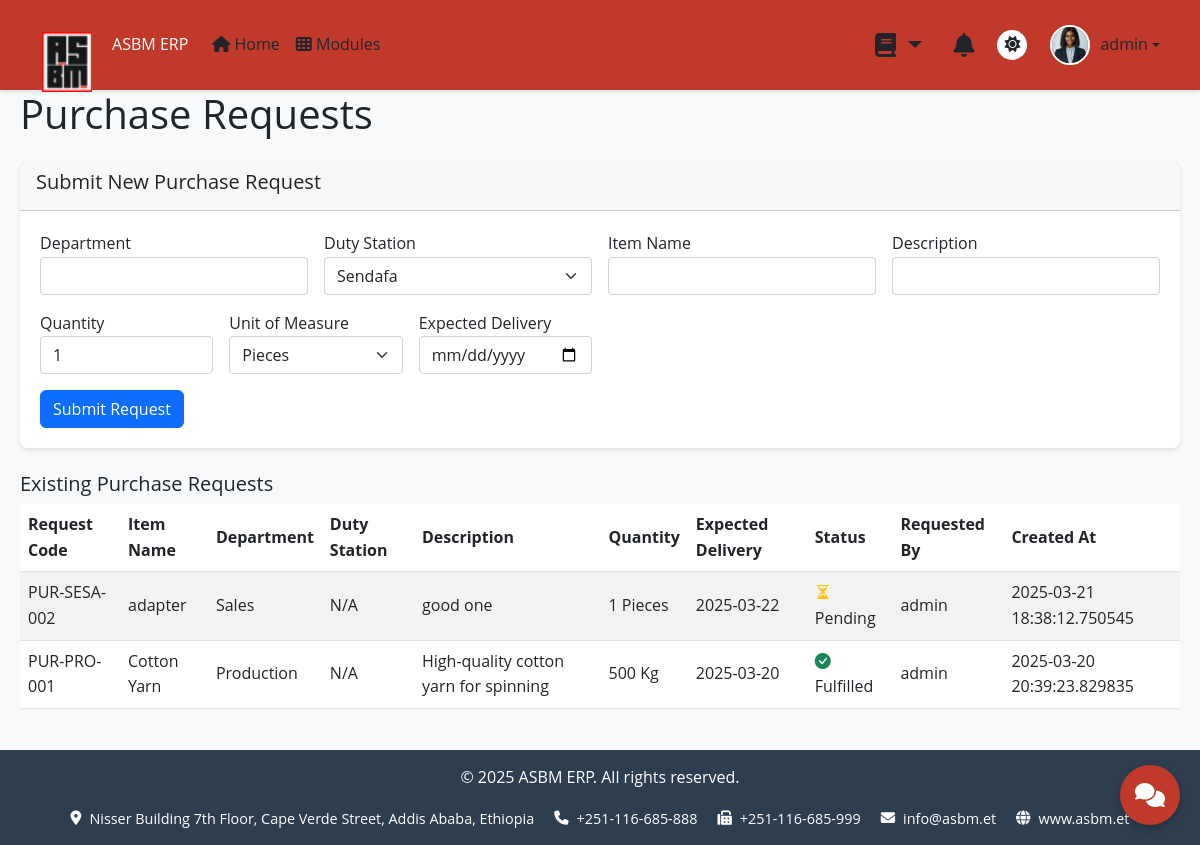
/purchasing/request (signed in), run on an earlier commit of the app's database.
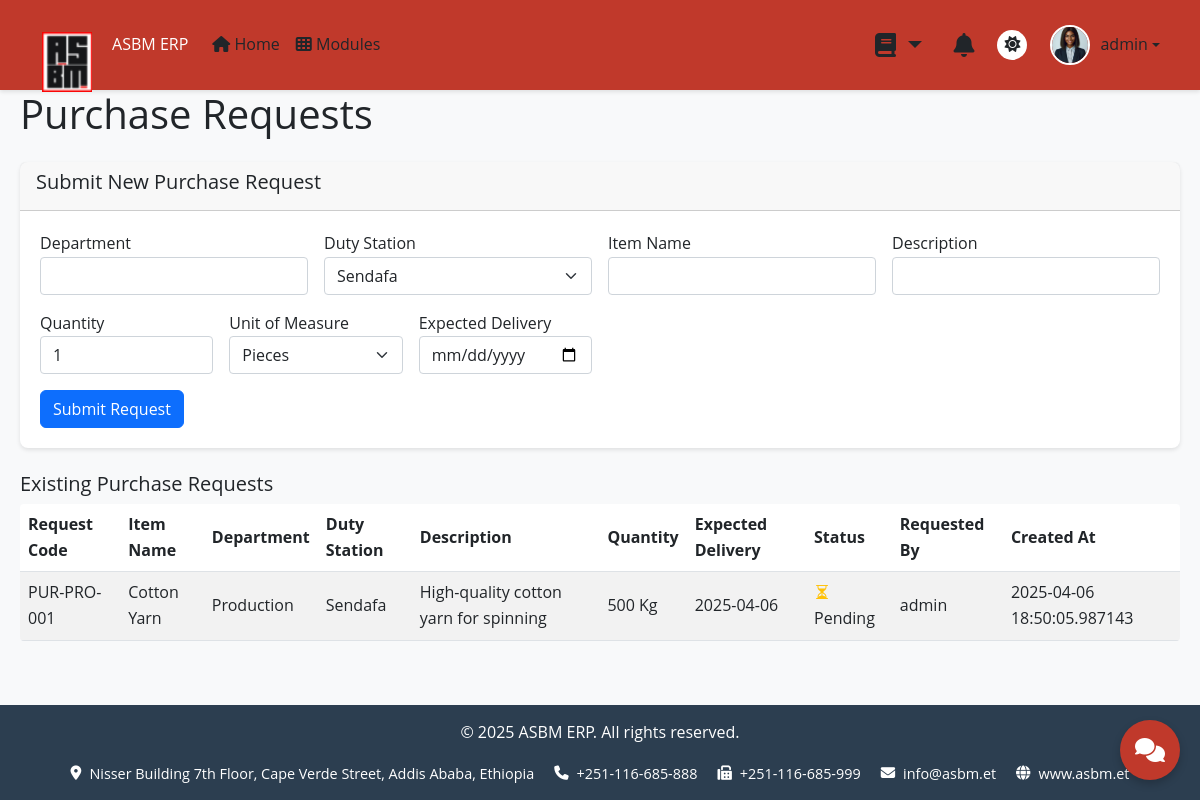
And on a later commit of the database.
### modules/purchasing_models.py (models this page shows)
class PurchaseRequest(db.Model):
    __tablename__ = 'purchase_requests'
    id = db.Column(db.Integer, primary_key=True)
    request_code = db.Column(db.String(20), unique=True, nullable=False)
    dept_name = db.Column(db.String(50), nullable=False)
    duty_station_id = db.Column(db.Integer, db.ForeignKey('duty_stations.id'), nullable=False)
    requested_by_id = db.Column(db.Integer, db.ForeignKey('users.id'), nullable=False)
    item_name = db.Column(db.String(100), nullable=False)
    description = db.Column(db.Text)
    unit_of_measure = db.Column(db.String(20), nullable=False)
    quantity = db.Column(db.Integer, nullable=False)
    expected_delivery_date = db.Column(db.Date, nullable=False)
    status = db.Column(db.String(20), default="Pending")
    created_at = db.Column(db.DateTime, default=datetime.utcnow)
    requested_by = db.relationship('User', backref='purchase_requests')
    duty_station = db.relationship('DutyStation', backref='purchase_requests')
    procurement_orders = db.relationship('ProcurementOrder', backref='request', lazy=True)

### modules/models.py (models this page shows, shortened)
class User(UserMixin, db.Model):
    __tablename__ = 'users'
    id = db.Column(db.Integer, primary_key=True)
    username = db.Column(db.String(50), unique=True, nullable=False)
    password_hash = db.Column(db.String(128), nullable=False)
    role = db.Column(db.String(50), nullable=False)
    permissions = db.Column(db.JSON, default=lambda: {'dashboard': {'view': True}})
    profile_picture = db.Column(db.String(100), default='placeholder_user.jpg')
    plan_changes = db.relationship('PlanChangeLog', back_populates='user', lazy=True)
    planning_tasks = db.relationship('Planning', back_populates='assigned_user', lazy=True)
    petty_cash_approvals = db.relationship('PettyCash', back_populates='approver', lazy=True)
    resources = db.relationship('Resource', back_populates='uploader', lazy=True)
    def has_permission(self, module, action='view'):
        return self.is_admin() or (self.permissions.get(module, {}).get(action, False))
    def is_admin(self):
        return self.role.lower() == 'admin'

class DutyStation(db.Model):
    __tablename__ = 'duty_stations'
    id = db.Column(db.Integer, primary_key=True)
    name = db.Column(db.String(100), nullable=False, unique=True)
    employees = db.relationship('Employee', back_populates='duty_station', lazy=True)
    positions = db.relationship('Position', back_populates='duty_station', lazy=True)
    food_fuel_records = db.relationship('FoodFuelRecord', back_populates='duty_station', lazy=True)
    security_incidents = db.relationship('SecurityIncident', back_populates='duty_station', lazy=True)
    petty_cash = db.relationship('PettyCash', back_populates='duty_station', lazy=True)
    project_funding = db.relationship('ProjectFunding', back_populates='duty_station', lazy=True)
    property_items = db.relationship('PropertyItem', back_populates='duty_station', lazy=True)
    admin_letters = db.relationship('AdminLetter', back_populates='duty_station', lazy=True)
    bills = db.relationship('Bill', back_populates='duty_station', lazy=True)

### modules/purchasing.py (the view, shortened to what this page needs)
@purchasing_bp.route('/request', methods=['GET', 'POST'])
@login_required
def purchase_request():
    purchase_requests = PurchaseRequest.query.order_by(PurchaseRequest.created_at.desc()).all()
    duty_stations = DutyStation.query.all()
    return render_template('purchase_request.html', purchase_requests=purchase_requests, duty_stations=duty_stations)

### main.py (called while the page is built)
@login_manager.user_loader
def load_user(user_id):
    return db.session.get(User, int(user_id))

@app.context_processor
def inject_csrf_token():
    return {'csrf_token': generate_csrf, 'now': lambda: datetime.now().timestamp()}

### templates/purchase_request.html (shortened to what the changed rows need)
{% extends 'base.html' %}
{% block content %}
    <h1 class="mb-4" style="color: var(--body-color);">Purchase Requests</h1>
    {% if purchase_requests %}
        <table class="table table-striped table-hover">
            <thead>
                <tr>
                    <th style="color: var(--body-color);">Request Code</th>
                    <th style="color: var(--body-color);">Item Name</th>
                    <th style="color: var(--body-color);">Department</th>
                    <th style="color: var(--body-color);">Duty Station</th>
                    <th style="color: var(--body-color);">Description</th>
                    <th style="color: var(--body-color);">Quantity</th>
                    <th style="color: var(--body-color);">Expected Delivery</th>
                    <th style="color: var(--body-color);">Status</th>
                    <th style="color: var(--body-color);">Requested By</th>
                    <th style="color: var(--body-color);">Created At</th>
                </tr>
            </thead>
            <tbody>
                {% for req in purchase_requests %}
                    <tr>
                        <td style="color: var(--body-color);">{{ req.request_code }}</td>
                        <td style="color: var(--body-color);">{{ req.item_name }}</td>
                        <td style="color: var(--body-color);">{{ req.dept_name }}</td>
                        <td style="color: var(--body-color);">{{ req.duty_station.name if req.duty_station else 'N/A' }}</td>
                        <td style="color: var(--body-color);">{{ req.description or 'N/A' }}</td>
                        <td style="color: var(--body-color);">{{ req.quantity }} {{ req.unit_of_measure }}</td>
                        <td style="color: var(--body-color);">{{ req.expected_delivery_date }}</td>
                        <td style="color: var(--body-color);">
                            {% if req.status == "Fulfilled" %}
                                <i class="bi bi-check-circle-fill text-success" title="Fulfilled"></i> {{ req.status }}
                            {% elif req.status == "Pending" %}
                                <i class="bi bi-hourglass-split text-warning" title="Pending"></i> {{ req.status }}
                            {% elif req.status == "Rejected" %}
                                <i class="bi bi-x-circle-fill text-danger" title="Rejected"></i> {{ req.status }}
                            {% else %}
                                {{ req.status }}
                            {% endif %}
                        </td>
                        <td style="color: var(--body-color);">{{ req.requested_by.username }}</td>
                        <td style="color: var(--body-color);">{{ req.created_at }}</td>
                    </tr>
                {% endfor %}
            </tbody>
        </table>
    {% else %}
        <p style="color: var(--body-color);">No purchase requests submitted yet.</p>
    {% endif %}
{% endblock %}

What changed in the data, as far as the page shows it:
removed PurchaseRequest: request_code "PUR-SESA-002", item_name "adapter", dept_name "Sales", duty_station "N/A", description "good one", quantity "1", unit_of_measure "Pieces", expected_delivery_date "2025-03-22", status "Pending", requested_by.username "admin", created_at "2025-03-21 18:38:12.750545"
changed PurchaseRequest "PUR-PRO-001": duty_station "N/A" → "Sendafa"; expected_delivery_date "2025-03-20" → "2025-04-06"; created_at "2025-03-20 20:39:23.829835" → "2025-04-06 18:50:05.987143"; status "Fulfilled" → "Pending"
